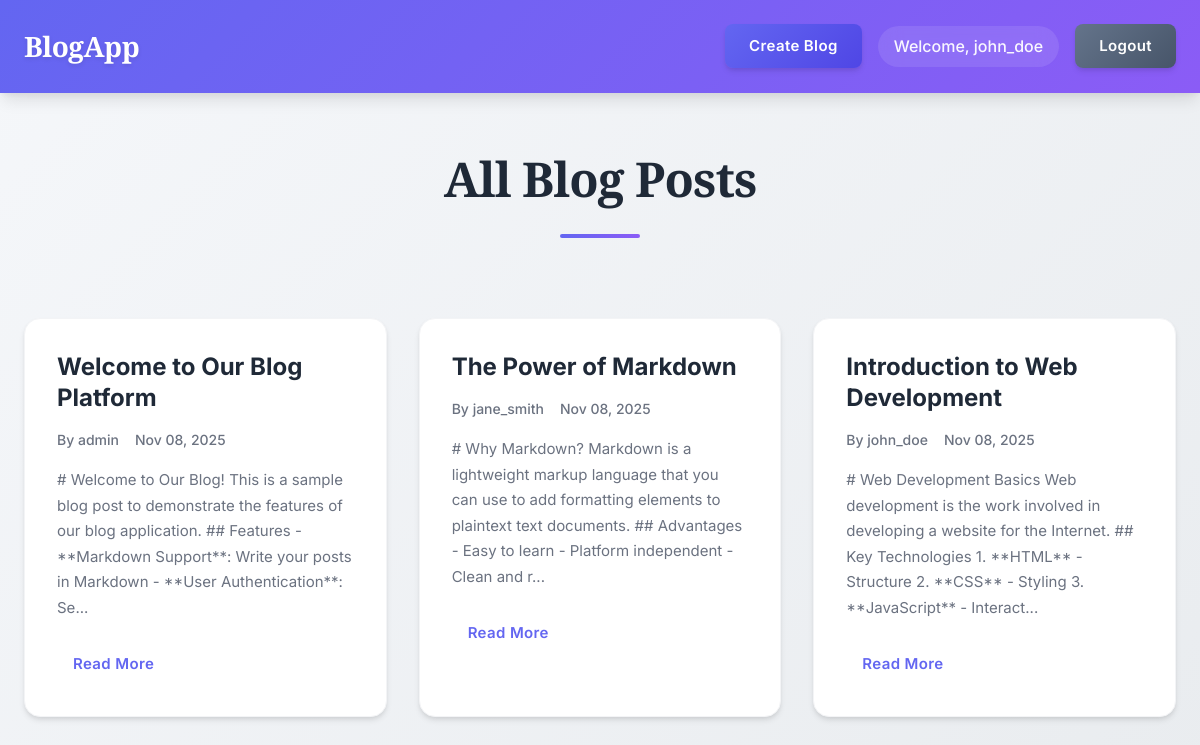
/index.php (signed in), run on the app's committed database.
### tables this page shows
CREATE TABLE blogPost (
    id INT AUTO_INCREMENT PRIMARY KEY,
    user_id INT NOT NULL,
    title VARCHAR(255) NOT NULL,
    content TEXT NOT NULL,
    created_at TIMESTAMP DEFAULT CURRENT_TIMESTAMP,
    updated_at TIMESTAMP DEFAULT CURRENT_TIMESTAMP ON UPDATE CURRENT_TIMESTAMP,
    FOREIGN KEY (user_id) REFERENCES user(id) ON DELETE CASCADE
);

CREATE TABLE user (
    id INT AUTO_INCREMENT PRIMARY KEY,
    username VARCHAR(50) UNIQUE NOT NULL,
    email VARCHAR(100) UNIQUE NOT NULL,
    password VARCHAR(255) NOT NULL,
    role VARCHAR(20) DEFAULT 'user',
    created_at TIMESTAMP DEFAULT CURRENT_TIMESTAMP
);

### includes/session.php (called while the page is built, shortened)
<?php
function isLoggedIn() {
    return isset($_SESSION['user_id']);
}
function getCurrentUsername() {
    return $_SESSION['username'] ?? null;
}
?>

### index.php (the view, shortened to what this page needs)
<?php
require_once 'includes/session.php';
$conn = getDBConnection();
$sql = "SELECT bp.*, u.username
        FROM blogPost bp
        JOIN user u ON bp.user_id = u.id
        ORDER BY bp.created_at DESC";
$result = $conn->query($sql);
?>
<!DOCTYPE html>
<html lang="en">
<head>
    <link rel="stylesheet" href="css/style.css">
</head>
<body>
    <nav class="navbar">
        <div class="container">
            <div class="nav-brand">
                <a href="index.php">BlogApp</a>
            </div>
            <div class="nav-menu">
                <?php if (isLoggedIn()): ?>
                    <a href="create-blog.php" class="btn btn-primary">Create Blog</a>
                    <span>Welcome, <?php echo htmlspecialchars(getCurrentUsername()); ?></span>
                    <a href="logout.php" class="btn btn-secondary">Logout</a>
                <?php else: ?>
                    <a href="login.php" class="btn btn-primary">Login</a>
                    <a href="register.php" class="btn btn-secondary">Register</a>
                <?php endif; ?>
            </div>
        </div>
    </nav>
    <div class="container">
        <h1 class="page-title">All Blog Posts</h1>
        <?php if ($result->num_rows > 0): ?>
            <div class="blog-grid">
                <?php while ($post = $result->fetch_assoc()): ?>
                    <div class="blog-card">
                        <h2><a href="view-blog.php?id=<?php echo $post['id']; ?>"><?php echo htmlspecialchars($post['title']); ?></a></h2>
                        <div class="blog-meta">
                            <span>By <?php echo htmlspecialchars($post['username']); ?></span>
                            <span><?php echo date('M d, Y', strtotime($post['created_at'])); ?></span>
                        </div>
                        <div class="blog-excerpt">
                            <?php
                            $content = strip_tags($post['content']);
                            echo htmlspecialchars(substr($content, 0, 200)) . '...';
                            ?>
                        </div>
                        <a href="view-blog.php?id=<?php echo $post['id']; ?>" class="btn btn-link">Read More</a>
                    </div>
                <?php endwhile; ?>
            </div>
        <?php else: ?>
            <p class="text-center">No blog posts yet. Be the first to create one!</p>
        <?php endif; ?>
    </div>
</body>
</html>

### data on the page
blogpost: title "Welcome to Our Blog Platform", user.username "admin", created_at "Nov 08, 2025", content "# Welcome to Our Blog! This is a sample blog post to demonstrate the features of our blog application. ## Features - **Markdown Support**: Write your posts in Markdown - **User Authentication**: Se"
blogpost: title "The Power of Markdown", user.username "jane_smith", created_at "Nov 08, 2025", content "# Why Markdown? Markdown is a lightweight markup language that you can use to add formatting elements to plaintext text documents. ## Advantages - Easy to learn - Platform independent - Clean and r"
blogpost: title "Introduction to Web Development", user.username "john_doe", created_at "Nov 08, 2025", content "# Web Development Basics Web development is the work involved in developing a website for the Internet. ## Key Technologies 1. **HTML** - Structure 2. **CSS** - Styling 3. **JavaScript** - Interact"

### other printed values
getCurrentUsername() "john_doe"
